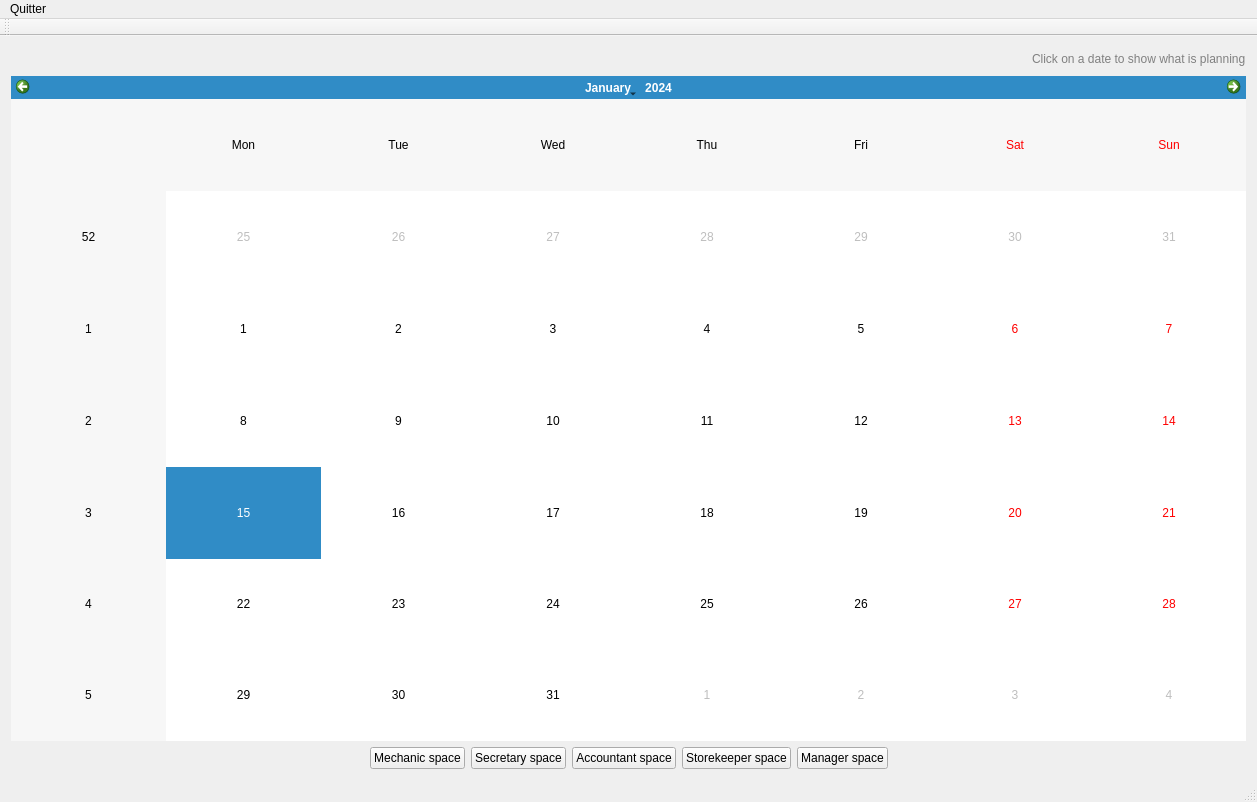
<?xml version="1.0" encoding="UTF-8"?>
<ui version="4.0">
 <class>MainWindow</class>
 <widget class="QMainWindow" name="MainWindow">
  <property name="geometry">
   <rect>
    <x>0</x>
    <y>0</y>
    <width>1257</width>
    <height>802</height>
   </rect>
  </property>
  <property name="windowTitle">
   <string>Réparation Garage</string>
  </property>
  <widget class="QWidget" name="centralWidget">
   <layout class="QVBoxLayout" name="verticalLayout">
    <item>
     <layout class="QHBoxLayout" name="horizontalLayout_2">
      <item>
       <widget class="QLabel" name="labelUserId">
        <property name="font">
         <font>
          <pointsize>15</pointsize>
         </font>
        </property>
        <property name="text">
         <string/>
        </property>
        <property name="alignment">
         <set>Qt::AlignLeading|Qt::AlignLeft|Qt::AlignVCenter</set>
        </property>
       </widget>
      </item>
      <item>
       <spacer name="horizontalSpacer_3">
        <property name="orientation">
         <enum>Qt::Horizontal</enum>
        </property>
        <property name="sizeHint" stdset="0">
         <size>
          <width>40</width>
          <height>20</height>
         </size>
        </property>
       </spacer>
      </item>
      <item>
       <widget class="QLabel" name="label">
        <property name="styleSheet">
         <string notr="true">color: grey;</string>
        </property>
        <property name="text">
         <string>Click on a date to show what is planning</string>
        </property>
       </widget>
      </item>
     </layout>
    </item>
    <item>
     <widget class="QCalendarWidget" name="calendarWidgetPlanning"/>
    </item>
    <item>
     <layout class="QHBoxLayout" name="horizontalLayout">
      <item>
       <spacer name="horizontalSpacer_2">
        <property name="orientation">
         <enum>Qt::Horizontal</enum>
        </property>
        <property name="sizeHint" stdset="0">
         <size>
          <width>40</width>
          <height>20</height>
         </size>
        </property>
       </spacer>
      </item>
      <item>
       <widget class="QPushButton" name="pushButtonMecanicien">
        <property name="text">
         <string>Mechanic space</string>
        </property>
       </widget>
      </item>
      <item>
       <widget class="QPushButton" name="pushButtonSecretaire">
        <property name="text">
         <string>Secretary space</string>
        </property>
       </widget>
      </item>
      <item>
       <widget class="QPushButton" name="pushButtonComptable">
        <property name="text">
         <string>Accountant space</string>
        </property>
       </widget>
      </item>
      <item>
       <widget class="QPushButton" name="pushButtonMagasinier">
        <property name="text">
         <string>Storekeeper space</string>
        </property>
       </widget>
      </item>
      <item>
       <widget class="QPushButton" name="pushButtonDirecteur">
        <property name="text">
         <string>Manager space</string>
        </property>
       </widget>
      </item>
      <item>
       <spacer name="horizontalSpacer">
        <property name="orientation">
         <enum>Qt::Horizontal</enum>
        </property>
        <property name="sizeHint" stdset="0">
         <size>
          <width>40</width>
          <height>20</height>
         </size>
        </property>
       </spacer>
      </item>
     </layout>
    </item>
   </layout>
  </widget>
  <widget class="QMenuBar" name="menuBar">
   <property name="geometry">
    <rect>
     <x>0</x>
     <y>0</y>
     <width>1257</width>
     <height>24</height>
    </rect>
   </property>
   <widget class="QMenu" name="menuQuitter">
    <property name="title">
     <string>Quitter</string>
    </property>
    <addaction name="actionFermer_la_fen_tre"/>
   </widget>
   <addaction name="menuQuitter"/>
  </widget>
  <widget class="QToolBar" name="mainToolBar">
   <attribute name="toolBarArea">
    <enum>TopToolBarArea</enum>
   </attribute>
   <attribute name="toolBarBreak">
    <bool>false</bool>
   </attribute>
  </widget>
  <widget class="QStatusBar" name="statusBar"/>
  <action name="actionFermer_la_fen_tre">
   <property name="text">
    <string>Fermer la fenêtre</string>
   </property>
   <property name="shortcut">
    <string>Ctrl+Q</string>
   </property>
  </action>
 </widget>
 <layoutdefault spacing="6" margin="11"/>
 <resources/>
 <connections/>
</ui>
